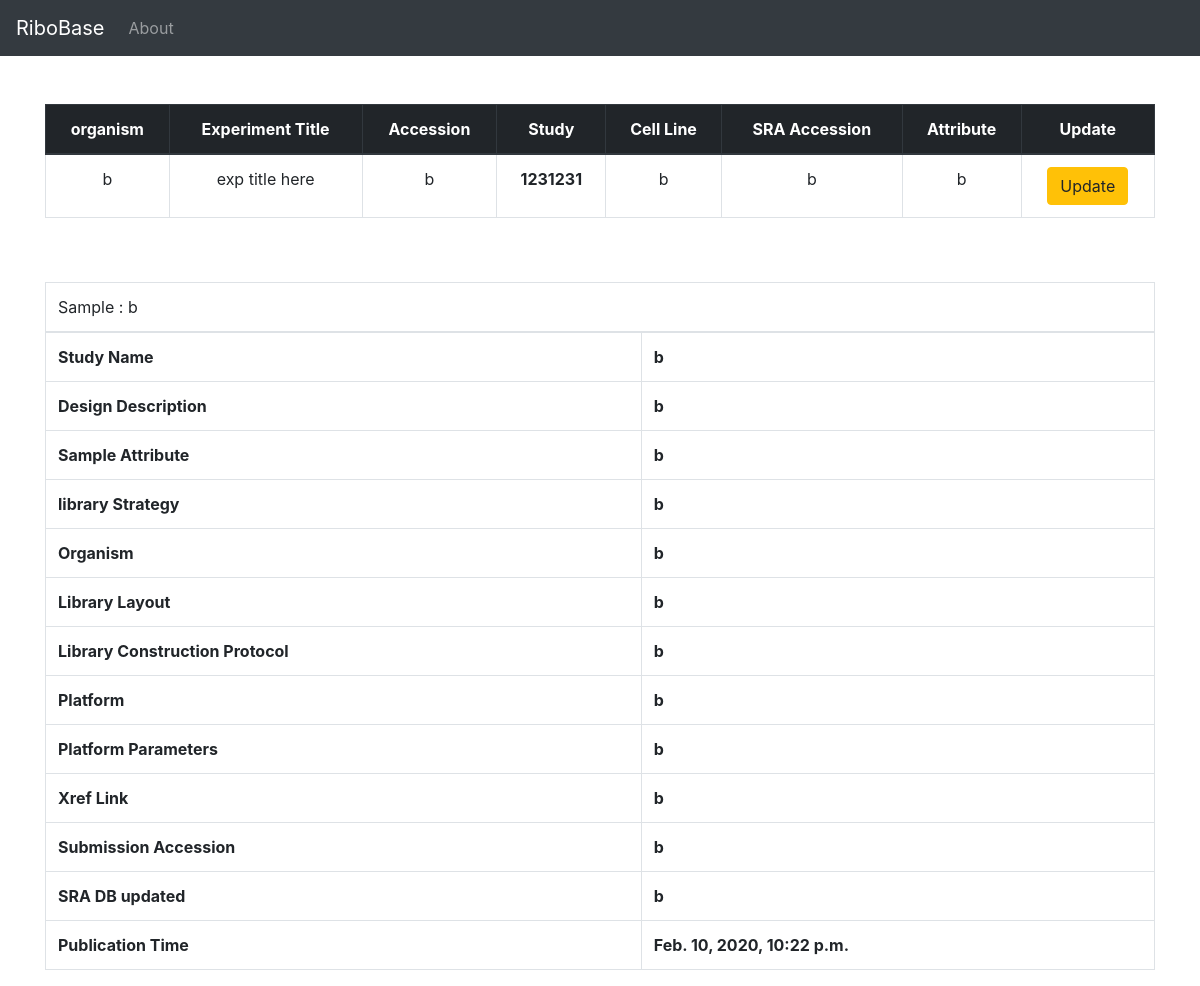
The app's page /DataSearchPage/1 with its own data.
### project/models.py (models this page shows, shortened)
class Experiment(models.Model):
    study = models.ForeignKey('Study',blank = False,on_delete = models.CASCADE)
    experiment_alias = models.CharField(max_length = 200,unique = True,blank = False)
    experiment_accession = models.CharField(max_length = 200,unique = True,blank = False)
    experiment_title = models.CharField(max_length = 200,blank = False)
    study_name = models.CharField(max_length = 200,blank = False)
    design_description = models.TextField(max_length = 200,blank = False)
    sample_accession = models.CharField(max_length = 200,blank = False)
    sample_attribute = models.TextField(max_length = 200,blank = False)
    library_strategy = models.CharField(max_length = 200,blank = False)
    library_layout = models.CharField(max_length = 200,blank = False)
    library_construction_protocol = models.TextField(max_length = 200,blank = False)
    platform = models.CharField(max_length = 200,blank = False)
    platform_parameters = models.CharField(max_length = 200,blank = False)
    xref_link = models.CharField(max_length = 200,blank = False)
    experiment_attribute = models.CharField(max_length = 200,blank = False)
    submission_accession = models.CharField(max_length = 200,blank = False)
    sradb_updated = models.CharField(max_length = 200,blank = False)
    organism = models.CharField(max_length = 200,blank = False)
    cell_line = models.CharField(max_length = 200,blank = False)
    create_date = models.DateTimeField(auto_now_add = True)

class Study(models.Model):
    geo_accession = models.CharField( max_length = 50,unique = True,blank = False)
    study_accession = models.CharField(max_length = 50,unique = True,blank = False)
    study_title = models.CharField(max_length = 200,unique = False,blank = True)
    study_type = models.CharField(max_length = 100,unique = False,blank = True)
    study_abstract = models.TextField(blank = True)
    study_description = models.CharField(max_length = 200,unique = False,blank = True)
    xref_link = models.CharField(max_length = 200,unique = False,blank = True)
    submission_accession = models.CharField(max_length = 50,unique = False,blank = True)
    sradb_updated = models.CharField(max_length = 200,unique = False,blank = True)
    create_date = models.DateTimeField(auto_now_add = True)
    def __str__(self):
        return self.geo_accession

### project/views.py (the view)
# urls.py: path('DataSearchPage/<int:id>',views.DataSearchPage,name="DataSearchPage"),
def DataSearchPage(request,id):
    experiments = Experiment.objects.filter(id=id).all()
    return render(request,"DataSearchPage.html",{"experiments":experiments})

### templates/DataSearchPage.html
{% extends "layout.html" %}
{% block body %}
<br><br>
  <table class="table table-bordered table-hover">
    <thead class="thead-dark">
      <tr>
        <th scope="col"><center>organism</center></th>
        <th scope="col"><center>Experiment Title</center></th>
        <th scope="col"><center>Accession</center></th>
        <th scope="col"><center>Study</center></th>
        <th scope="col"><center>Cell Line</center></th>
        <th scope="col"><center>SRA Accession</center></th>
        <th scope="col"><center>Attribute</center></th>
        <th scope="col"><center>Update</center></th>
      </tr>
    </thead>
    <tbody>
    {% for experiment in experiments %}
    <tr>
      <td><center>{{experiment.organism}}</center></td>
      <td><center>{{experiment.experiment_title}}</center></td>
      <td><center>{{experiment.experiment_accession}}</center></td>
      <th><center>{{ experiment.study}}</center></th>
      <td><center>{{experiment.cell_line}}</center></td>
      <td><center>{{experiment.sample_accession}}</center></td>
      <td><center>{{experiment.experiment_attribute}}</center></td>
      <td><center><a href="/UpdateExperiment/{{experiment.id}}" class ="btn btn-warning">Update</center></td>
        </tr>
      {% endfor %}
    </tbody>
  </table>
  <br><br>
  <table class="table table-bordered table-hover">
    <thead class="thead-dark">
      {% for experiment in experiments %}
      <tr>
        <td colspan="5" >Sample : {{ experiment.experiment_alias}}</tdcolspan="2">
      </tr>
    </thead>
    <tbody>
      <tr>
            <th colspan="1">Study Name</th>
            <th colspan="5">{{ experiment.study_name}}</th>
      </tr>
      <tr>
        <th scope="col">Design Description</th>
        <th>{{ experiment.design_description }}</th>
      </tr>
      <tr>
        <th scope="col">Sample Attribute</th>
        <th>{{ experiment.sample_attribute}}</th>
      </tr>
      <tr>
        <th scope="col">library Strategy</th>
        <th>{{ experiment.library_strategy}}</th>
      </tr>
      <tr>
        <th scope="col">Organism</th>
        <th>{{ experiment.organism}}</th>
      </tr>
      <tr>
        <th scope="col">Library Layout</th>
        <th>{{ experiment.library_layout}}</th>
      </tr>
      <tr>
        <th scope="col">Library Construction Protocol</th>
        <th>{{ experiment.library_construction_protocol}}</th>
      </tr>
      <tr>
        <th scope="col">Platform</th>
        <th>{{ experiment.platform}}</th>
      </tr>
      <tr>
        <th scope="col">Platform Parameters</th>
        <th>{{ experiment.platform_parameters}}</th>
      </tr>
      <tr>
        <th scope="col">Xref Link</th>
        <th>{{ experiment.xref_link}}</th>
      </tr>
      <tr>
        <th scope="col">Submission Accession</th>
        <th>{{ experiment.submission_accession}}</th>
      </tr>
      <tr>
        <th scope="col">SRA DB updated</th>
        <th>{{ experiment.sradb_updated}}</th>
      </tr>
      <tr>
        <th scope="col">Publication Time</th>
        <th>{{experiment.create_date}}</th>
      </tr>
      {% endfor %}
    </tbody>
  </table>
{% endblock body %}

### records on screen
Experiment: organism "b", experiment_title "exp title here", experiment_accession "b", study "1231231", cell_line "b", sample_accession "b", experiment_attribute "b", experiment_alias "b", study_name "b", design_description "b", sample_attribute "b", library_strategy "b", library_layout "b", library_construction_protocol "b", platform "b", platform_parameters "b", xref_link "b", submission_accession "b", sradb_updated "b", create_date "Feb. 10, 2020, 10:22 p.m."
